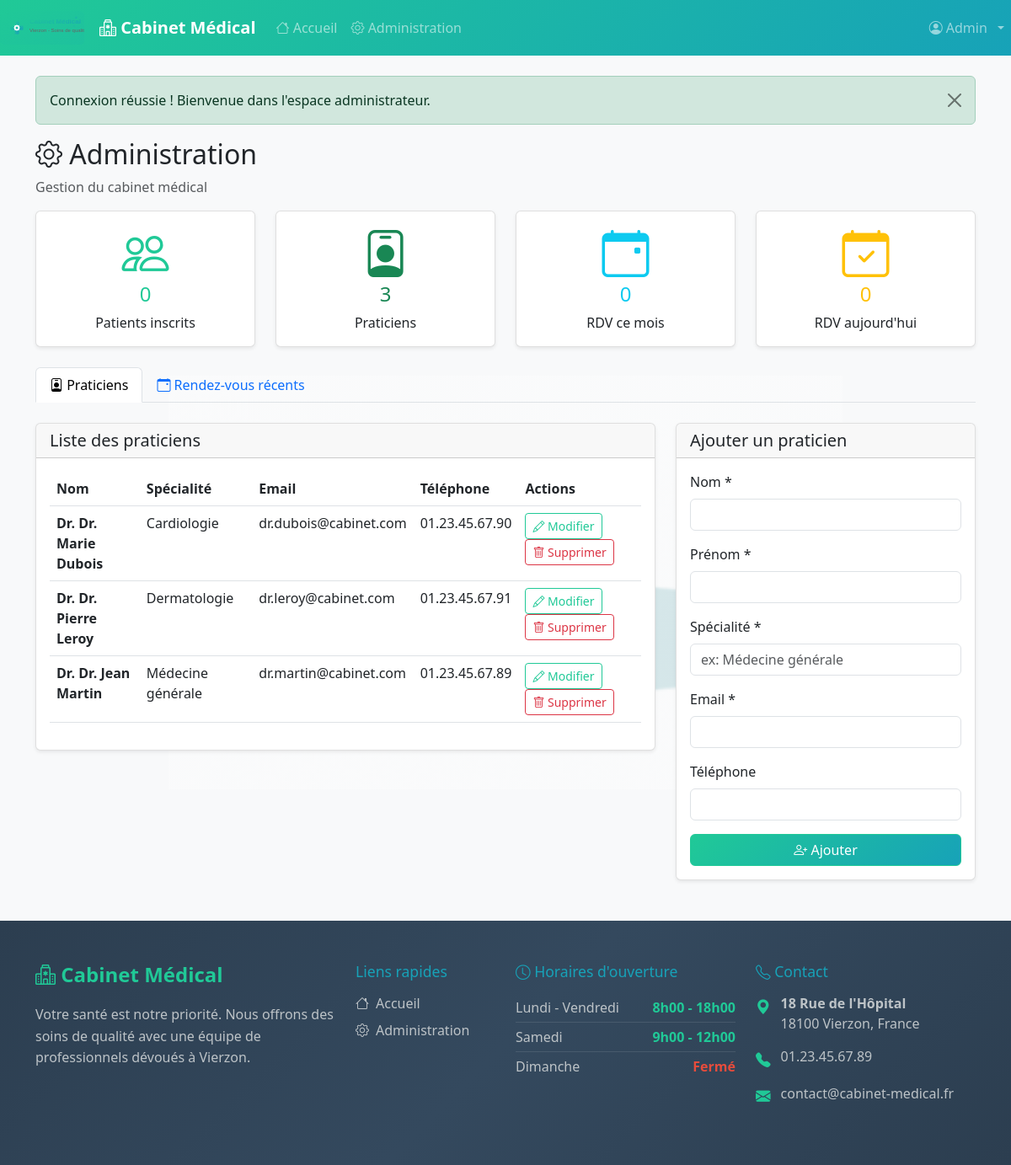
The page /admin.php (signed in) on the database its author committed.
### tables this page shows
CREATE TABLE Praticien (
    id_praticien INT AUTO_INCREMENT PRIMARY KEY,
    nom VARCHAR(100) NOT NULL,
    prenom VARCHAR(100) NOT NULL,
    specialite VARCHAR(100) NOT NULL,
    email VARCHAR(191) NOT NULL,
    telephone VARCHAR(20),
    date_creation TIMESTAMP DEFAULT CURRENT_TIMESTAMP,
    UNIQUE KEY unique_praticien_email (email)
);

### includes/functions.php (called while the page is built, shortened)
<?php
require_once 'config.php';
function getAllPraticiens() {
    $pdo = getDbConnection();
    $stmt = $pdo->query("SELECT * FROM Praticien ORDER BY nom, prenom");
    return $stmt->fetchAll();
}
?>

### admin.php (the view, shortened to what this page needs)
<?php
require_once 'includes/config.php';
require_once 'includes/functions.php';
$praticiens = getAllPraticiens();
$pdo = getDbConnection();
$stmt = $pdo->query("SELECT COUNT(*) FROM Patient");
$nbPatients = $stmt->fetchColumn();
$stmt = $pdo->query("SELECT COUNT(*) FROM RendezVous WHERE MONTH(date_heure) = MONTH(CURDATE()) AND YEAR(date_heure) = YEAR(CURDATE())");
$rdvCeMois = $stmt->fetchColumn();
$stmt = $pdo->query("SELECT COUNT(*) FROM RendezVous WHERE DATE(date_heure) = CURDATE() AND statut = 'confirme'");
$rdvAujourdhui = $stmt->fetchColumn();
?>
<?php include 'includes/header.php'; ?>
<div class="row">
    <div class="col-12">
        <h2><i class="bi bi-gear"></i> Administration</h2>
        <p class="text-muted">Gestion du cabinet médical</p>
    </div>
</div>
<div class="row mb-4">
    <div class="col-md-3">
        <div class="card text-center">
            <div class="card-body">
                <i class="bi bi-people display-4 text-primary mb-2"></i>
                <h4 class="text-primary"><?php echo $nbPatients; ?></h4>
                <p class="card-text">Patients inscrits</p>
            </div>
        </div>
    </div>
    <div class="col-md-3">
        <div class="card text-center">
            <div class="card-body">
                <i class="bi bi-person-badge display-4 text-success mb-2"></i>
                <h4 class="text-success"><?php echo count($praticiens); ?></h4>
                <p class="card-text">Praticiens</p>
            </div>
        </div>
    </div>
    <div class="col-md-3">
        <div class="card text-center">
            <div class="card-body">
                <i class="bi bi-calendar-event display-4 text-info mb-2"></i>
                <h4 class="text-info"><?php echo $rdvCeMois; ?></h4>
                <p class="card-text">RDV ce mois</p>
            </div>
        </div>
    </div>
    <div class="col-md-3">
        <div class="card text-center">
            <div class="card-body">
                <i class="bi bi-calendar-check display-4 text-warning mb-2"></i>
                <h4 class="text-warning"><?php echo $rdvAujourdhui; ?></h4>
                <p class="card-text">RDV aujourd'hui</p>
            </div>
        </div>
    </div>
</div>
<ul class="nav nav-tabs" id="adminTabs" role="tablist">
    <li class="nav-item" role="presentation">
        <button class="nav-link active" id="praticiens-tab" data-bs-toggle="tab" data-bs-target="#praticiens" type="button" role="tab">
            <i class="bi bi-person-badge"></i> Praticiens
        </button>
    </li>
    <li class="nav-item" role="presentation">
        <button class="nav-link" id="rdv-tab" data-bs-toggle="tab" data-bs-target="#rdv" type="button" role="tab">
            <i class="bi bi-calendar-event"></i> Rendez-vous récents
        </button>
    </li>
</ul>
<div class="tab-content" id="adminTabsContent">
    <div class="tab-pane fade show active" id="praticiens" role="tabpanel">
        <div class="row mt-4">
            <div class="col-lg-8">
                <div class="card">
                    <div class="card-header">
                        <h5 class="mb-0">Liste des praticiens</h5>
                    </div>
                    <div class="card-body">
                        <?php if (!empty($praticiens)): ?>
                            <div class="table-responsive">
                                <table class="table table-hover">
                                    <thead>
                                        <tr>
                                            <th>Nom</th>
                                            <th>Spécialité</th>
                                            <th>Email</th>
                                            <th>Téléphone</th>
                                            <th>Actions</th>
                                        </tr>
                                    </thead>
                                    <tbody>
                                        <?php foreach ($praticiens as $praticien): ?>
                                            <tr>
                                                <td>
                                                    <strong>Dr. <?php echo htmlspecialchars($praticien['prenom'] . ' ' . $praticien['nom']); ?></strong>
                                                </td>
                                                <td><?php echo htmlspecialchars($praticien['specialite']); ?></td>
                                                <td><?php echo htmlspecialchars($praticien['email']); ?></td>
                                                <td><?php echo htmlspecialchars($praticien['telephone'] ?? 'N/A'); ?></td>
                                                <td>
                                                    <button type="button" class="btn btn-outline-primary btn-sm me-2"
                                                            data-bs-toggle="modal" data-bs-target="#modifierPraticienModal"
                                                            onclick="remplirFormulaireModification(<?php echo htmlspecialchars(json_encode($praticien)); ?>)">
                                                        <i class="bi bi-pencil"></i> Modifier
                                                    </button>
                                                    <form method="POST" style="display: inline;"
                                                          onsubmit="return confirmDelete('Êtes-vous sûr de vouloir supprimer ce praticien ? Tous ses rendez-vous seront également supprimés.')">
                                                        <button type="submit" class="btn btn-outline-danger btn-sm">
                                                            <i class="bi bi-trash"></i> Supprimer
                                                        </button>
                                                    </form>
                                                </td>
                                            </tr>
                                        <?php endforeach; ?>
                                    </tbody>
                                </table>
                            </div>
                        <?php endif; ?>
                    </div>
                </div>
            </div>
            <div class="col-lg-4">
                <div class="card">
                    <div class="card-header">
                        <h5 class="mb-0">Ajouter un praticien</h5>
                    </div>
                    <div class="card-body">
                        <form method="POST" class="needs-validation" novalidate>
                            <div class="mb-3">
                                <label for="nom" class="form-label">Nom *</label>
                                <input type="text" class="form-control" id="nom" name="nom" required>
                            </div>
                            <div class="mb-3">
                                <label for="prenom" class="form-label">Prénom *</label>
                                <input type="text" class="form-control" id="prenom" name="prenom" required>
                            </div>
                            <div class="mb-3">
                                <label for="specialite" class="form-label">Spécialité *</label>
                                <input type="text" class="form-control" id="specialite" name="specialite"
                                       placeholder="ex: Médecine générale" required>
                            </div>
                            <div class="mb-3">
                                <label for="email" class="form-label">Email *</label>
                                <input type="email" class="form-control" id="email" name="email" required>
                            </div>
                            <div class="mb-3">
                                <label for="telephone" class="form-label">Téléphone</label>
                                <input type="tel" class="form-control" id="telephone" name="telephone">
                            </div>
                            <div class="d-grid">
                                <button type="submit" class="btn btn-primary">
                                    <i class="bi bi-person-plus"></i> Ajouter
                                </button>
                            </div>
                        </form>
                    </div>
                </div>
            </div>
        </div>
    </div>
</div>
<?php include 'includes/footer.php'; ?>

### rows shown on the page
praticien: prenom+nom "Dr. Marie Dubois", specialite "Cardiologie", email "dr.dubois@cabinet.com", telephone "01.23.45.67.90"
praticien: prenom+nom "Dr. Pierre Leroy", specialite "Dermatologie", email "dr.leroy@cabinet.com", telephone "01.23.45.67.91"
praticien: prenom+nom "Dr. Jean Martin", specialite "Médecine générale", email "dr.martin@cabinet.com", telephone "01.23.45.67.89"

### other values the page prints
$message "Connexion réussie ! Bienvenue dans l'espace administrateur."
$nbPatients "0"
count($praticiens) "3"
$rdvCeMois "0"
$rdvAujourdhui "0"
